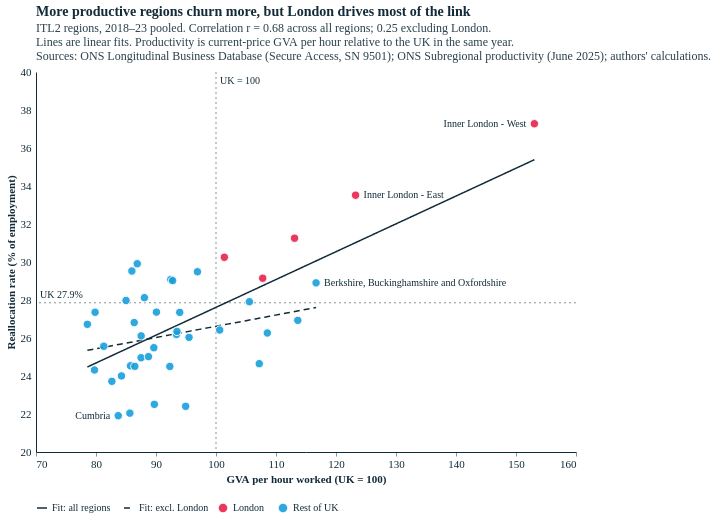

Write notebook code for a chart like this one.
### Code cell
# chart (a): reallocation vs GVA per hour (levels), as a function so the same design serves several periods
SRC2 = "Sources: ONS Longitudinal Business Database (Secure Access, SN 9501); ONS Subregional productivity (June 2025); authors' calculations."

def fit_line(dd):
    b, _ = ols(dd.realloc.values, dd.prod_rel.values)
    x = np.linspace(dd.prod_rel.min(), dd.prod_rel.max(), 50)
    return pd.DataFrame({"x": x, "y": b[0] + b[1] * x})

def levels_chart(lv, years, period_label, title, note="", ni_from=None):
    d = lv.assign(group=np.where(LONDON(lv), "London", "Rest of UK"))
    j = ni_trim(jf[jf.year.between(*years)], ni_from)
    uk_realloc = 100 * j[["total_jc", "total_jd"]].sum().sum() / j.emp_avg.sum()
    r_all = np.corrcoef(d.realloc, d.prod_rel)[0, 1]
    r_exl = np.corrcoef(d[d.group == "Rest of UK"].realloc, d[d.group == "Rest of UK"].prod_rel)[0, 1]
    xmax = float(np.ceil((d.prod_rel.max() + 3) / 10) * 10)
    XS2 = alt.Scale(domain=[70, xmax], zero=False, nice=False); YS2 = alt.Scale(domain=[20, 40], zero=False, nice=False)
    fits = pd.concat([fit_line(d).assign(fit="Fit: all regions"), fit_line(d[d.group == "Rest of UK"]).assign(fit="Fit: excl. London")])
    lab = pd.concat([d.nlargest(2, "prod_rel"), d[d.group == "Rest of UK"].nlargest(1, "prod_rel")]).drop_duplicates("itl2_code")
    low = d.nsmallest(1, "realloc")   # labelled to the left: neighbouring points tend to sit to its right
    ref = lambda **kw: alt.Chart(pd.DataFrame({"v": [list(kw.values())[0]]})).mark_rule(strokeDash=[2, 3], color=TXT, opacity=0.5)
    chart = alt.layer(
        ref(x=100.0).encode(x=alt.X("v:Q", scale=XS2)),
        ref(y=uk_realloc).encode(y=alt.Y("v:Q", scale=YS2)),
        alt.Chart(pd.DataFrame({"x": [100.0], "y": [YS2.domain[1]]})).mark_text(align="left", baseline="top", dx=4, dy=4, fontSize=10, color=TXT)
           .encode(x=alt.X("x:Q", scale=XS2), y=alt.Y("y:Q", scale=YS2), text=alt.value("UK = 100")),
        alt.Chart(pd.DataFrame({"x": [XS2.domain[0]], "y": [uk_realloc]})).mark_text(align="left", baseline="bottom", dx=4, dy=-3, fontSize=10, color=TXT)
           .encode(x=alt.X("x:Q", scale=XS2), y=alt.Y("y:Q", scale=YS2), text=alt.value(f"UK {uk_realloc:.1f}%")),
        alt.Chart(fits).mark_line(color=ECO["blue-dark"], strokeWidth=1.5).encode(
            x=alt.X("x:Q", scale=XS2), y=alt.Y("y:Q", scale=YS2),
            strokeDash=alt.StrokeDash("fit:N", scale=alt.Scale(domain=["Fit: all regions", "Fit: excl. London"], range=[[1, 0], [6, 4]]),
                                      legend=alt.Legend(title=None, orient="bottom"))),
        alt.Chart(d).mark_circle(size=70, opacity=0.9, stroke="white", strokeWidth=1).encode(
            x=alt.X("prod_rel:Q", scale=XS2, title="GVA per hour worked (UK = 100)", axis=alt.Axis(values=list(range(70, int(xmax) + 1, 10)))),
            y=alt.Y("realloc:Q", scale=YS2, title="Reallocation rate (% of employment)"),
            color=alt.Color("group:N", scale=alt.Scale(domain=["London", "Rest of UK"], range=[ECO["red"], ECO["blue-light"]]),
                            legend=alt.Legend(title=None, orient="bottom")),
            tooltip=[alt.Tooltip("itl2_name:N", title="Region"), alt.Tooltip("prod_rel:Q", format=".0f", title="GVA/hour (UK=100)"),
                     alt.Tooltip("realloc:Q", format=".1f", title="Reallocation (%)")]),
        *label_layers(lab, "prod_rel", "realloc", XS2, YS2, 540, 380),
        alt.Chart(low).mark_text(align="right", dx=-8, fontSize=10, color=TXT).encode(
            x=alt.X("prod_rel:Q", scale=XS2), y=alt.Y("realloc:Q", scale=YS2), text="itl2_name:N"),
    ).resolve_scale(color="independent", strokeDash="independent").properties(title=alt.Title(title,
        subtitle=[f"ITL2 regions, {period_label} pooled. Correlation r = {r_all:.2f} across all regions; {r_exl:.2f} excluding London.",
                  f"Lines are linear fits. Productivity is current-price GVA per hour relative to the UK in the same year.{note}", SRC2]))
    return chart

lp = levels_chart(lev, LEV, "2018–23", "More productive regions churn more, but London drives most of the link")
styles.save(lp, str(FIG), "reallocation_productivity_levels", width=540, height=380)
lp.properties(width=540, height=380)

### Figure 1 — Vega-Lite specification as saved in the notebook (floating-point values rounded to 4 significant figures)
{"config": {"background": "#fff", "font": "Circular Std", "text": {"color": "#122b39", "font": "Circular Std", "align": "left", "dx": 7, "dy": 0, "fontSize": 11}, "view": {"stroke": null, "continuousWidth": 350, "continuousHeight": 280, "discreteWidth": 400, "discreteHeight": 300}, "bar": {"color": "#179fdb"}, "line": {"color": "#e6224b"}, "rule": {"color": "#122b39"}, "point": {"filled": true, "size": 80, "color": "#e6224b", "opacity": 0.95}, "geoshape": {"stroke": "white", "strokeWidth": 0.3}, "axis": {"labelColor": "#122b39", "labelFontSize": 11, "labelFont": "Circular Std", "tickColor": "#122b39", "tickOpacity": 0.5, "domainColor": "#122b39", "domainOpacity": 1, "gridColor": "#122b39", "gridDash": [2, 2], "gridOpacity": 0.5, "title": null, "titleColor": "#122b39", "tickSize": 4, "grid": false, "domain": true}, "axisXDiscrete": {"grid": false, "labelAngle": 0, "tickCount": 10, "tickOpacity": 0.5, "title": null}, "axisYDiscrete": {"ticks": false, "labelPadding": 5, "grid": false}, "axisXTemporal": {"grid": false, "ticks": true}, "axisXQuantitative": {"grid": false}, "axisYQuantitative": {"gridColor": "#122b39", "gridDash": [1, 5], "gridOpacity": 0.5, "ticks": false, "labelPadding": 5, "tickCount": 8, "grid": false}, "title": {"color": "#122b39", "subtitleColor": "#122b39E6", "font": "Circular Std", "subtitleFont": "Circular Std", "anchor": "start", "frame": "group", "fontSize": 14, "subtitleFontSize": 12, "subtitlePadding": 4, "offset": 0}, "legend": {"titleColor": "#122b39", "labelColor": "#122b39"}}, "layer": [{"data": {"name": "data-967b250b00915ccf352077de60cc3767"}, "mark": {"type": "rule", "color": "#122b39", "opacity": 0.5, "strokeDash": [2, 3]}, "encoding": {"x": {"field": "v", "scale": {"domain": [70, 160.0], "nice": false, "zero": false}, "type": "quantitative"}}}, {"data": {"name": "data-27c3ba2b0c05fe437eec452a2d0102e5"}, "mark": {"type": "rule", "color": "#122b39", "opacity": 0.5, "strokeDash": [2, 3]}, "encoding": {"y": {"field": "v", "scale": {"domain": [20, 40], "nice": false, "zero": false}, "type": "quantitative"}}}, {"data": {"name": "data-843402946058bd9056b123150ee58948"}, "mark": {"type": "text", "align": "left", "baseline": "top", "color": "#122b39", "dx": 4, "dy": 4, "fontSize": 10}, "encoding": {"text": {"value": "UK = 100"}, "x": {"field": "x", "scale": {"domain": [70, 160.0], "nice": false, "zero": false}, "type": "quantitative"}, "y": {"field": "y", "scale": {"domain": [20, 40], "nice": false, "zero": false}, "type": "quantitative"}}}, {"data": {"name": "data-5acf28c5738926035cfa975fba78c442"}, "mark": {"type": "text", "align": "left", "baseline": "bottom", "color": "#122b39", "dx": 4, "dy": -3, "fontSize": 10}, "encoding": {"text": {"value": "UK 27.9%"}, "x": {"field": "x", "scale": {"domain": [70, 160.0], "nice": false, "zero": false}, "type": "quantitative"}, "y": {"field": "y", "scale": {"domain": [20, 40], "nice": false, "zero": false}, "type": "quantitative"}}}, {"data": {"name": "data-223fb6826fd3ab8d72ab02c26f81c7b7"}, "mark": {"type": "line", "color": "#122b39", "strokeWidth": 1.5}, "encoding": {"strokeDash": {"field": "fit", "legend": {"orient": "bottom", "title": null}, "scale": {"domain": ["Fit: all regions", "Fit: excl. London"], "range": [[1, 0], [6, 4]]}, "type": "nominal"}, "x": {"field": "x", "scale": {"domain": [70, 160.0], "nice": false, "zero": false}, "type": "quantitative"}, "y": {"field": "y", "scale": {"domain": [20, 40], "nice": false, "zero": false}, "type": "quantitative"}}}, {"data": {"name": "data-b25c62254492017f3e76cb86af6b91c3"}, "mark": {"type": "circle", "opacity": 0.9, "size": 70, "stroke": "white", "strokeWidth": 1}, "encoding": {"color": {"field": "group", "legend": {"orient": "bottom", "title": null}, "scale": {"domain": ["London", "Rest of UK"], "range": ["#e6224b", "#179fdb"]}, "type": "nominal"}, "tooltip": [{"field": "itl2_name", "title": "Region", "type": "nominal"}, {"field": "prod_rel", "format": ".0f", "title": "GVA/hour (UK=100)", "type": "quantitative"}, {"field": "realloc", "format": ".1f", "title": "Reallocation (%)", "type": "quantitative"}], "x": {"axis": {"values": [70, 80, 90, 100, 110, 120, 130, 140, 150, 160]}, "field": "prod_rel", "scale": {"domain": [70, 160.0], "nice": false, "zero": false}, "title": "GVA per hour worked (UK = 100)", "type": "quantitative"}, "y": {"field": "realloc", "scale": {"domain": [20, 40], "nice": false, "zero": false}, "title": "Reallocation rate (% of employment)", "type": "quantitative"}}}, {"data": {"name": "data-e23284ab661bc45eeae4d3fcd92a9af4"}, "mark": {"type": "text", "align": "right", "color": "#122b39", "dx": -8, "dy": 0.0, "fontSize": 10}, "encoding": {"text": {"field": "itl2_name", "type": "nominal"}, "x": {"field": "prod_rel", "scale": {"domain": [70, 160.0], "nice": false, "zero": false}, "type": "quantitative"}, "y": {"field": "realloc", "scale": {"domain": [20, 40], "nice": false, "zero": false}, "type": "quantitative"}}}, {"data": {"name": "data-12e278e1e8c35845c13fb9dbe8a7622e"}, "mark": {"type": "text", "align": "left", "color": "#122b39", "dx": 8, "dy": 0.0, "fontSize": 10}, "encoding": {"text": {"field": "itl2_name", "type": "nominal"}, "x": {"field": "prod_rel", "scale": {"domain": [70, 160.0], "nice": false, "zero": false}, "type": "quantitative"}, "y": {"field": "realloc", "scale": {"domain": [20, 40], "nice": false, "zero": false}, "type": "quantitative"}}}, {"data": {"name": "data-e534f4cebc163c30a48cf83ce8afe969"}, "mark": {"type": "text", "align": "left", "color": "#122b39", "dx": 8, "dy": 0.0, "fontSize": 10}, "encoding": {"text": {"field": "itl2_name", "type": "nominal"}, "x": {"field": "prod_rel", "scale": {"domain": [70, 160.0], "nice": false, "zero": false}, "type": "quantitative"}, "y": {"field": "realloc", "scale": {"domain": [20, 40], "nice": false, "zero": false}, "type": "quantitative"}}}, {"data": {"name": "data-4396f3f224884c228c199ed4df4037a6"}, "mark": {"type": "text", "align": "right", "color": "#122b39", "dx": -8, "fontSize": 10}, "encoding": {"text": {"field": "itl2_name", "type": "nominal"}, "x": {"field": "prod_rel", "scale": {"domain": [70, 160.0], "nice": false, "zero": false}, "type": "quantitative"}, "y": {"field": "realloc", "scale": {"domain": [20, 40], "nice": false, "zero": false}, "type": "quantitative"}}}], "height": 380, "resolve": {"scale": {"color": "independent", "strokeDash": "independent"}}, "title": {"text": "More productive regions churn more, but London drives most of the link", "subtitle": ["ITL2 regions, 2018–23 pooled. Correlation r = 0.68 across all regions; 0.25 excluding London.", "Lines are linear fits. Productivity is current-price GVA per hour relative to the UK in the same year.", "Sources: ONS Longitudinal Business Database (Secure Access, SN 9501); ONS Subregional productivity (June 2025); authors' calculations."]}, "width": 540, "$schema": "https://vega.github.io/schema/vega-lite/v5.20.1.json", "datasets": {"data-967b250b00915ccf352077de60cc3767": [{"v": 100.0}], "data-27c3ba2b0c05fe437eec452a2d0102e5": [{"v": 27.85}], "data-843402946058bd9056b123150ee58948": [{"x": 100.0, "y": 40}], "data-5acf28c5738926035cfa975fba78c442": [{"x": 70, "y": 27.85}], "data-223fb6826fd3ab8d72ab02c26f81c7b7": [{"x": 78.56, "y": 24.47, "fit": "Fit: all regions"}, {"x": 80.08, "y": 24.7, "fit": "Fit: all regions"}, {"x": 81.6, "y": 24.92, "fit": "Fit: all regions"}, {"x": 83.12, "y": 25.14, "fit": "Fit: all regions"}, {"x": 84.65, "y": 25.37, "fit": "Fit: all regions"}, {"x": 86.17, "y": 25.59, "fit": "Fit: all regions"}, {"x": 87.69, "y": 25.81, "fit": "Fit: all regions"}, {"x": 89.21, "y": 26.03, "fit": "Fit: all regions"}, {"x": 90.73, "y": 26.26, "fit": "Fit: all regions"}, {"x": 92.25, "y": 26.48, "fit": "Fit: all regions"}, {"x": 93.77, "y": 26.7, "fit": "Fit: all regions"}, {"x": 95.29, "y": 26.92, "fit": "Fit: all regions"}, {"x": 96.81, "y": 27.15, "fit": "Fit: all regions"}, {"x": 98.33, "y": 27.37, "fit": "Fit: all regions"}, {"x": 99.85, "y": 27.59, "fit": "Fit: all regions"}, {"x": 101.4, "y": 27.81, "fit": "Fit: all regions"}, {"x": 102.9, "y": 28.04, "fit": "Fit: all regions"}, {"x": 104.4, "y": 28.26, "fit": "Fit: all regions"}, {"x": 105.9, "y": 28.48, "fit": "Fit: all regions"}, {"x": 107.5, "y": 28.7, "fit": "Fit: all regions"}, {"x": 109.0, "y": 28.93, "fit": "Fit: all regions"}, {"x": 110.5, "y": 29.15, "fit": "Fit: all regions"}, {"x": 112.0, "y": 29.37, "fit": "Fit: all regions"}, {"x": 113.5, "y": 29.6, "fit": "Fit: all regions"}, {"x": 115.1, "y": 29.82, "fit": "Fit: all regions"}, {"x": 116.6, "y": 30.04, "fit": "Fit: all regions"}, {"x": 118.1, "y": 30.26, "fit": "Fit: all regions"}, {"x": 119.6, "y": 30.49, "fit": "Fit: all regions"}, {"x": 121.1, "y": 30.71, "fit": "Fit: all regions"}, {"x": 122.7, "y": 30.93, "fit": "Fit: all regions"}, {"x": 124.2, "y": 31.15, "fit": "Fit: all regions"}, {"x": 125.7, "y": 31.38, "fit": "Fit: all regions"}, {"x": 127.2, "y": 31.6, "fit": "Fit: all regions"}, {"x": 128.7, "y": 31.82, "fit": "Fit: all regions"}, {"x": 130.3, "y": 32.04, "fit": "Fit: all regions"}, {"x": 131.8, "y": 32.27, "fit": "Fit: all regions"}, {"x": 133.3, "y": 32.49, "fit": "Fit: all regions"}, {"x": 134.8, "y": 32.71, "fit": "Fit: all regions"}, {"x": 136.3, "y": 32.93, "fit": "Fit: all regions"}, {"x": 137.9, "y": 33.16, "fit": "Fit: all regions"}, {"x": 139.4, "y": 33.38, "fit": "Fit: all regions"}, {"x": 140.9, "y": 33.6, "fit": "Fit: all regions"}, {"x": 142.4, "y": 33.83, "fit": "Fit: all regions"}, {"x": 143.9, "y": 34.05, "fit": "Fit: all regions"}, {"x": 145.5, "y": 34.27, "fit": "Fit: all regions"}, {"x": 147.0, "y": 34.49, "fit": "Fit: all regions"}, {"x": 148.5, "y": 34.72, "fit": "Fit: all regions"}, {"x": 150.0, "y": 34.94, "fit": "Fit: all regions"}, {"x": 151.5, "y": 35.16, "fit": "Fit: all regions"}, {"x": 153.1, "y": 35.38, "fit": "Fit: all regions"}, {"x": 78.56, "y": 25.35, "fit": "Fit: excl. London"}, {"x": 79.34, "y": 25.4, "fit": "Fit: excl. London"}, {"x": 80.12, "y": 25.44, "fit": "Fit: excl. London"}, {"x": 80.9, "y": 25.49, "fit": "Fit: excl. London"}, {"x": 81.68, "y": 25.53, "fit": "Fit: excl. London"}, {"x": 82.45, "y": 25.58, "fit": "Fit: excl. London"}, {"x": 83.23, "y": 25.63, "fit": "Fit: excl. London"}, {"x": 84.01, "y": 25.67, "fit": "Fit: excl. London"}, {"x": 84.79, "y": 25.72, "fit": "Fit: excl. London"}, {"x": 85.56, "y": 25.76, "fit": "Fit: excl. London"}, {"x": 86.34, "y": 25.81, "fit": "Fit: excl. London"}, {"x": 87.12, "y": 25.86, "fit": "Fit: excl. London"}, {"x": 87.9, "y": 25.9, "fit": "Fit: excl. London"}, {"x": 88.68, "y": 25.95, "fit": "Fit: excl. London"}, {"x": 89.45, "y": 25.99, "fit": "Fit: excl. London"}, {"x": 90.23, "y": 26.04, "fit": "Fit: excl. London"}, {"x": 91.01, "y": 26.09, "fit": "Fit: excl. London"}, {"x": 91.79, "y": 26.13, "fit": "Fit: excl. London"}, {"x": 92.57, "y": 26.18, "fit": "Fit: excl. London"}, {"x": 93.34, "y": 26.22, "fit": "Fit: excl. London"}, {"x": 94.12, "y": 26.27, "fit": "Fit: excl. London"}, {"x": 94.9, "y": 26.32, "fit": "Fit: excl. London"}, {"x": 95.68, "y": 26.36, "fit": "Fit: excl. London"}, {"x": 96.45, "y": 26.41, "fit": "Fit: excl. London"}, {"x": 97.23, "y": 26.45, "fit": "Fit: excl. London"}, {"x": 98.01, "y": 26.5, "fit": "Fit: excl. London"}, {"x": 98.79, "y": 26.55, "fit": "Fit: excl. London"}, {"x": 99.57, "y": 26.59, "fit": "Fit: excl. London"}, {"x": 100.3, "y": 26.64, "fit": "Fit: excl. London"}, {"x": 101.1, "y": 26.68, "fit": "Fit: excl. London"}, {"x": 101.9, "y": 26.73, "fit": "Fit: excl. London"}, {"x": 102.7, "y": 26.78, "fit": "Fit: excl. London"}, {"x": 103.5, "y": 26.82, "fit": "Fit: excl. London"}, {"x": 104.2, "y": 26.87, "fit": "Fit: excl. London"}, {"x": 105.0, "y": 26.91, "fit": "Fit: excl. London"}, {"x": 105.8, "y": 26.96, "fit": "Fit: excl. London"}, {"x": 106.6, "y": 27.01, "fit": "Fit: excl. London"}, {"x": 107.3, "y": 27.05, "fit": "Fit: excl. London"}, {"x": 108.1, "y": 27.1, "fit": "Fit: excl. London"}, {"x": 108.9, "y": 27.14, "fit": "Fit: excl. London"}, {"x": 109.7, "y": 27.19, "fit": "Fit: excl. London"}, {"x": 110.5, "y": 27.24, "fit": "Fit: excl. London"}, {"x": 111.2, "y": 27.28, "fit": "Fit: excl. London"}, {"x": 112.0, "y": 27.33, "fit": "Fit: excl. London"}, {"x": 112.8, "y": 27.37, "fit": "Fit: excl. London"}, {"x": 113.6, "y": 27.42, "fit": "Fit: excl. London"}, {"x": 114.3, "y": 27.47, "fit": "Fit: excl. London"}, {"x": 115.1, "y": 27.51, "fit": "Fit: excl. London"}, {"x": 115.9, "y": 27.56, "fit": "Fit: excl. London"}, {"x": 116.7, "y": 27.6, "fit": "Fit: excl. London"}], "data-b25c62254492017f3e76cb86af6b91c3": [{"itl2_code": "TLC1", "itl2_name": "Tees Valley and Durham", "realloc": 27.97, "emp": 472200.0, "prod_rel": 85.01, "group": "Rest of UK"}, {"itl2_code": "TLC2", "itl2_name": "Northumberland, and Tyne and Wear", "realloc": 24.54, "emp": 645100.0, "prod_rel": 85.75, "group": "Rest of UK"}, {"itl2_code": "TLD1", "itl2_name": "Cumbria", "realloc": 21.91, "emp": 246700.0, "prod_rel": 83.71, "group": "Rest of UK"}, {"itl2_code": "TLD3", "itl2_name": "Greater Manchester", "realloc": 29.08, "emp": 1390000.0, "prod_rel": 92.46, "group": "Rest of UK"}, {"itl2_code": "TLD4", "itl2_name": "Lancashire", "realloc": 24.96, "emp": 659300.0, "prod_rel": 87.51, "group": "Rest of UK"}, {"itl2_code": "TLD6", "itl2_name": "Cheshire", "realloc": 27.91, "emp": 520500.0, "prod_rel": 105.6, "group": "Rest of UK"}, {"itl2_code": "TLD7", "itl2_name": "Merseyside", "realloc": 28.12, "emp": 660400.0, "prod_rel": 88.07, "group": "Rest of UK"}, {"itl2_code": "TLE1", "itl2_name": "East Yorkshire and Northern Lincolnshire", "realloc": 25.02, "emp": 407700.0, "prod_rel": 88.75, "group": "Rest of UK"}, {"itl2_code": "TLE2", "itl2_name": "North Yorkshire", "realloc": 27.36, "emp": 405600.0, "prod_rel": 90.07, "group": "Rest of UK"}, {"itl2_code": "TLE3", "itl2_name": "South Yorkshire", "realloc": 27.36, "emp": 585500.0, "prod_rel": 79.85, "group": "Rest of UK"}, {"itl2_code": "TLE4", "itl2_name": "West Yorkshire", "realloc": 26.11, "emp": 1097000.0, "prod_rel": 87.53, "group": "Rest of UK"}, {"itl2_code": "TLF1", "itl2_name": "Derbyshire and Nottinghamshire", "realloc": 26.81, "emp": 967500.0, "prod_rel": 86.37, "group": "Rest of UK"}, {"itl2_code": "TLF2", "itl2_name": "Leicestershire, Rutland and Northamptonshire", "realloc": 29.53, "emp": 905000.0, "prod_rel": 85.98, "group": "Rest of UK"}, {"itl2_code": "TLF3", "itl2_name": "Lincolnshire", "realloc": 24.0, "emp": 307800.0, "prod_rel": 84.25, "group": "Rest of UK"}, {"itl2_code": "TLG1", "itl2_name": "Herefordshire, Worcestershire and Warwickshire", "realloc": 29.02, "emp": 676000.0, "prod_rel": 92.77, "group": "Rest of UK"}, {"itl2_code": "TLG2", "itl2_name": "Shropshire and Staffordshire", "realloc": 25.57, "emp": 718000.0, "prod_rel": 81.29, "group": "Rest of UK"}, {"itl2_code": "TLG3", "itl2_name": "West Midlands", "realloc": 29.91, "emp": 1319000.0, "prod_rel": 86.88, "group": "Rest of UK"}, {"itl2_code": "TLH1", "itl2_name": "East Anglia", "realloc": 24.5, "emp": 1191000.0, "prod_rel": 92.31, "group": "Rest of UK"}, {"itl2_code": "TLH2", "itl2_name": "Bedfordshire and Hertfordshire", "realloc": 29.49, "emp": 953500.0, "prod_rel": 96.91, "group": "Rest of UK"}, {"itl2_code": "TLH3", "itl2_name": "Essex", "realloc": 27.35, "emp": 745800.0, "prod_rel": 93.95, "group": "Rest of UK"}, {"itl2_code": "TLI3", "itl2_name": "Inner London - West", "realloc": 37.28, "emp": 2238000.0, "prod_rel": 153.1, "group": "London"}, {"itl2_code": "TLI4", "itl2_name": "Inner London - East", "realloc": 33.52, "emp": 1414000.0, "prod_rel": 123.3, "group": "London"}, {"itl2_code": "TLI5", "itl2_name": "Outer London - East and North East", "realloc": 30.25, "emp": 593500.0, "prod_rel": 101.4, "group": "London"}, {"itl2_code": "TLI6", "itl2_name": "Outer London - South", "realloc": 29.15, "emp": 488900.0, "prod_rel": 107.8, "group": "London"}, {"itl2_code": "TLI7", "itl2_name": "Outer London - West and North West", "realloc": 31.25, "emp": 947600.0, "prod_rel": 113.1, "group": "London"}, {"itl2_code": "TLJ1", "itl2_name": "Berkshire, Buckinghamshire and Oxfordshire", "realloc": 28.9, "emp": 1382000.0, "prod_rel": 116.7, "group": "Rest of UK"}, {"itl2_code": "TLJ2", "itl2_name": "Surrey, East and West Sussex", "realloc": 26.26, "emp": 1314000.0, "prod_rel": 108.6, "group": "Rest of UK"}, {"itl2_code": "TLJ3", "itl2_name": "Hampshire and Isle of Wight", "realloc": 26.93, "emp": 899100.0, "prod_rel": 113.6, "group": "Rest of UK"}, {"itl2_code": "TLJ4", "itl2_name": "Kent", "realloc": 26.19, "emp": 745200.0, "prod_rel": 93.41, "group": "Rest of UK"}, {"itl2_code": "TLK1", "itl2_name": "Gloucestershire, Wiltshire and Bath/Bristol area", "realloc": 26.42, "emp": 1268000.0, "prod_rel": 100.6, "group": "Rest of UK"}, {"itl2_code": "TLK2", "itl2_name": "Dorset and Somerset", "realloc": 24.51, "emp": 586000.0, "prod_rel": 86.47, "group": "Rest of UK"}, {"itl2_code": "TLK3", "itl2_name": "Cornwall and Isles of Scilly", "realloc": 26.72, "emp": 236300.0, "prod_rel": 78.56, "group": "Rest of UK"}, {"itl2_code": "TLK4", "itl2_name": "Devon", "realloc": 23.72, "emp": 518900.0, "prod_rel": 82.65, "group": "Rest of UK"}, {"itl2_code": "TLL1", "itl2_name": "West Wales and The Valleys", "realloc": 24.32, "emp": 751600.0, "prod_rel": 79.75, "group": "Rest of UK"}, {"itl2_code": "TLL2", "itl2_name": "East Wales", "realloc": 25.49, "emp": 570700.0, "prod_rel": 89.64, "group": "Rest of UK"}, {"itl2_code": "TLM5", "itl2_name": "North Eastern Scotland", "realloc": 26.03, "emp": 281800.0, "prod_rel": 95.5, "group": "Rest of UK"}, {"itl2_code": "TLM6", "itl2_name": "Highlands and Islands", "realloc": 22.4, "emp": 231300.0, "prod_rel": 94.94, "group": "Rest of UK"}, {"itl2_code": "TLM7", "itl2_name": "Eastern Scotland", "realloc": 24.65, "emp": 949500.0, "prod_rel": 107.2, "group": "Rest of UK"}, {"itl2_code": "TLM8", "itl2_name": "West Central Scotland", "realloc": 26.35, "emp": 750200.0, "prod_rel": 93.49, "group": "Rest of UK"}, {"itl2_code": "TLM9", "itl2_name": "Southern Scotland", "realloc": 22.51, "emp": 361100.0, "prod_rel": 89.73, "group": "Rest of UK"}, {"itl2_code": "TLN0", "itl2_name": "Northern Ireland", "realloc": 22.05, "emp": 834400.0, "prod_rel": 85.65, "group": "Rest of UK"}], "data-e23284ab661bc45eeae4d3fcd92a9af4": [{"itl2_code": "TLI3", "itl2_name": "Inner London - West", "realloc": 37.28, "emp": 2238000.0, "prod_rel": 153.1, "group": "London", "px": 498.4, "py": 51.71, "right": true, "dy": 0}], "data-12e278e1e8c35845c13fb9dbe8a7622e": [{"itl2_code": "TLI4", "itl2_name": "Inner London - East", "realloc": 33.52, "emp": 1414000.0, "prod_rel": 123.3, "group": "London", "px": 319.6, "py": 123.2, "right": false, "dy": 0}], "data-e534f4cebc163c30a48cf83ce8afe969": [{"itl2_code": "TLJ1", "itl2_name": "Berkshire, Buckinghamshire and Oxfordshire", "realloc": 28.9, "emp": 1382000.0, "prod_rel": 116.7, "group": "Rest of UK", "px": 280.1, "py": 210.9, "right": false, "dy": 0}], "data-4396f3f224884c228c199ed4df4037a6": [{"itl2_code": "TLD1", "itl2_name": "Cumbria", "realloc": 21.91, "emp": 246700.0, "prod_rel": 83.71, "group": "Rest of UK"}]}}
